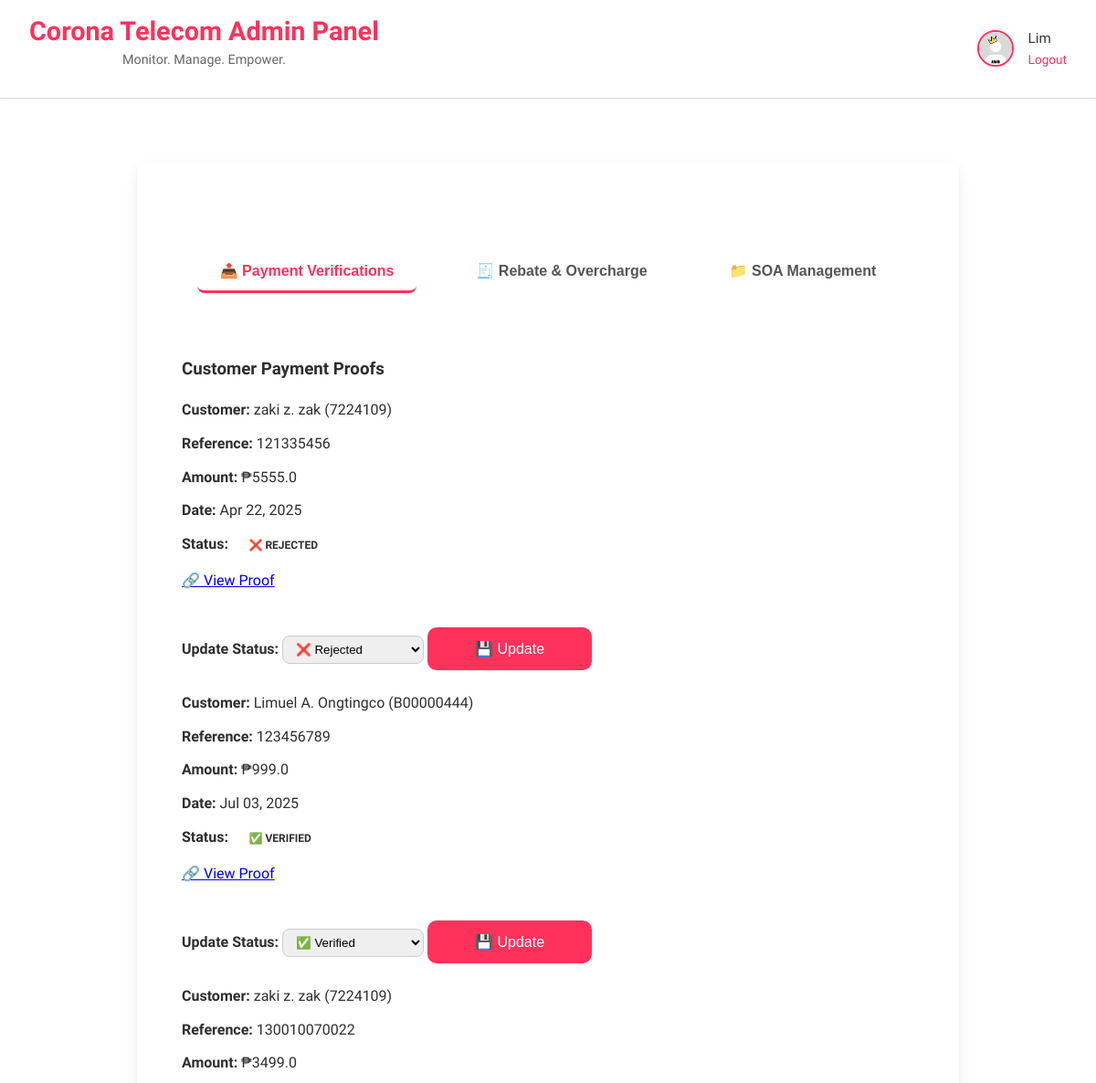
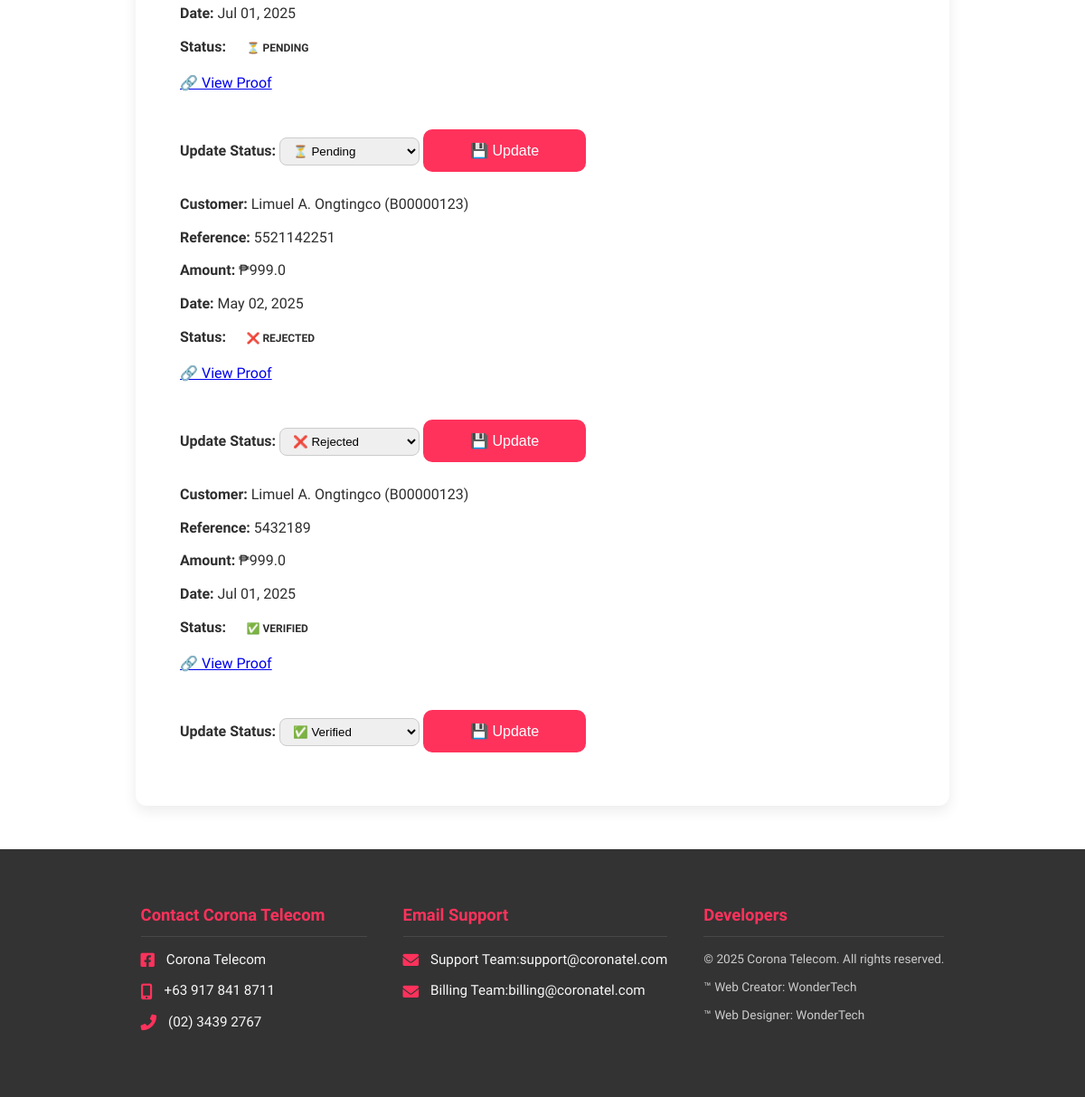
/admin/dashboard?tab=billing (signed in), run on the app's committed database (2 pictures, top to bottom).
### models.py (models this page shows, shortened)
class AdminUser(db.Model, UserMixin):
    id = db.Column(db.Integer, primary_key=True)
    email = db.Column(db.String(150), nullable=False)
    name = db.Column(db.String(100))
    password_hash = db.Column(db.String(255), nullable=False)
    avatar = db.Column(db.String(255))

class PaymentProof(db.Model):
    id = db.Column(db.Integer, primary_key=True)
    filename = db.Column(db.String(255))
    cx_id = db.Column(db.Integer, db.ForeignKey('cx.id'))
    uploaded_at = db.Column(db.DateTime, default=datetime.utcnow)
    reference_number = db.Column(db.String(100))
    payment_date = db.Column(db.Date)
    amount = db.Column(db.Float)
    status = db.Column(db.String(20), default='PENDING')  # PENDING, VERIFIED, REJECTED
    cx = db.relationship('Cx', backref='payment_proofs')

class Cx(db.Model, UserMixin):
    id = db.Column(db.Integer, primary_key=True)
    email = db.Column(db.String(120), unique=True, nullable=False)
    password = db.Column(db.String(200), nullable=False)  # Hashed password
    name = db.Column(db.String(120))
    avatar = db.Column(db.String(255), default='default.png')
    role = db.Column(db.String(10), nullable=False, default='customer')
    contact = db.Column(db.String(50))
    account_number = db.Column(db.String(50))
    internet_plan = db.Column(db.String(50))
    first_name = db.Column(db.String(50))
    middle_name = db.Column(db.String(50))
    middle_initial = db.Column(db.String(50)) # Kept this for historical reasons or if you plan to use it differently
    surname = db.Column(db.String(50))
    extension_name = db.Column(db.String(50)) # Added this column
    birthdate = db.Column(db.Date)
    gender = db.Column(db.String(20))
    location_country = db.Column(db.String(50))
    location_region = db.Column(db.String(50))
    location_province = db.Column(db.String(50))
    location_city = db.Column(db.String(50))
    location_barangay = db.Column(db.String(50))
    location_zip = db.Column(db.String(20))
    location_street = db.Column(db.String(100))
    payments = db.relationship('PaymentProof', backref='customer', lazy=True)
    requests = db.relationship('CxRequest', backref='customer', lazy=True)

### app.py (the view)
@app.route('/admin/dashboard')
@login_required
def admin_dashboard():
    if not isinstance(current_user, AdminUser):
        abort(403)
    tab = request.args.get('tab', 'overview')
    customers = Cx.query.all()
    payment_proofs = PaymentProof.query.order_by(PaymentProof.uploaded_at.desc()).all()
    customer_requests = CxRequest.query.order_by(CxRequest.created_at.desc()).all()
    template = 'admin/billing_tab.html' if tab == 'billing' else 'admin/dashboard.html'
    return render_template(
        template,
        active_tab=tab,
        customers=customers,
        payment_proofs=payment_proofs,
        customer_requests=customer_requests
    )

### app.py (called while the page is built)
@login_manager.user_loader
def load_user(user_id):
    user_type = session.get('user_type')
    if user_type == 'admin':
        return AdminUser.query.get(int(user_id))
    else:
        return Cx.query.get(int(user_id))  # Cx model for customers

### templates/admin/billing_tab.html (shortened to what this page needs)
{% extends "base.html" %}
{% block content %}
<div class="billing-section">
  <div class="billing-tabs-container">
    <button class="tab-btn active" onclick="showAdminTab('payments', this)">📤 Payment Verifications</button>
    <button class="tab-btn" onclick="showAdminTab('requests', this)">🧾 Rebate & Overcharge</button>
    <button class="tab-btn" onclick="showAdminTab('soa-tab', this)">📁 SOA Management</button>
  </div>
  <div id="payments" class="tab-content active">
    <h3>Customer Payment Proofs</h3>
    {% for proof in payment_proofs %}
    <div class="admin-proof-card">
      <p><strong>Customer:</strong> {{ proof.customer.name }} ({{ proof.customer.account_number }})</p>
      <p><strong>Reference:</strong> {{ proof.reference_number }}</p>
      <p><strong>Amount:</strong> ₱{{ proof.amount }}</p>
      <p><strong>Date:</strong> {{ proof.payment_date.strftime('%b %d, %Y') }}</p>
      <p><strong>Status:</strong>
        <span class="proof-status status-{{ proof.status | lower }}">
          {% if proof.status == 'VERIFIED' %}
            ✅ Verified
          {% elif proof.status == 'PENDING' %}
            ⏳ Pending
          {% elif proof.status == 'REJECTED' %}
            ❌ Rejected
          {% else %}
            {{ proof.status }}
          {% endif %}
        </span>
      </p>
      <p>
        <a href="{{ url_for('static', filename='uploads/' + proof.filename) }}" target="_blank">🔗 View Proof</a>
      </p>
      <form method="POST" action="{{ url_for('admin_update_payment_status', proof_id=proof.id) }}" class="mt-2">
        <label for="status_{{ proof.id }}"><strong>Update Status:</strong></label>
        <select name="status" id="status_{{ proof.id }}" required>
          <option value="PENDING" {% if proof.status == 'PENDING' %}selected{% endif %}>⏳ Pending</option>
          <option value="VERIFIED" {% if proof.status == 'VERIFIED' %}selected{% endif %}>✅ Verified</option>
          <option value="REJECTED" {% if proof.status == 'REJECTED' %}selected{% endif %}>❌ Rejected</option>
        </select>
        <button type="submit" class="action-btn">💾 Update</button>
      </form>
    </div>
    {% else %}
      <p>No payment proofs submitted yet.</p>
    {% endfor %}
  </div>
</div>
{% endblock %}

### templates/base.html (shortened to what this page needs)
<!DOCTYPE html>
<html lang="en">
<head>
  <link rel="stylesheet" href="https://cdnjs.cloudflare.com/ajax/libs/font-awesome/5.15.4/css/all.min.css">
  <link rel="stylesheet" href="https://cdnjs.cloudflare.com/ajax/libs/font-awesome/6.0.0-beta3/css/all.min.css">
  {% if config['ENV_MODE'] == 'production' %}
    <link rel="stylesheet" href="{{ url_for('static', filename='css/purged.css') }}">
  {% else %}
    <link rel="stylesheet" href="{{ url_for('static', filename='css/style.css') }}">
  {% endif %}
</head>
<body>
{% if current_user.is_authenticated and session.get('user_type') == 'admin' and current_user.__class__.__name__ == 'AdminUser' %}
  <header class="admin-header">
      <div class="admin-header-content">
          <div class="admin-title-group">
              <h1 class="admin-main-title">Corona Telecom Admin Panel</h1>
              <p class="admin-subtitle">Monitor. Manage. Empower.</p>
          </div>
          <div class="admin-user-controls">
              <img src="{{ url_for('static', filename='images/' + (current_user.avatar or 'admin.png')) }}" alt="Admin Avatar" class="admin-avatar">
              <div class="admin-user-info">
                  <span class="admin-name">{{ current_user.name or current_user.email }}</span>
                  <a href="{{ url_for('logout') }}" class="admin-logout-btn">Logout</a>
              </div>
          </div>
      </div>
  </header>
{% endif %}
 <main>
  {% block content %}{% endblock %}
</main>
 <footer class="main-footer">
    <div class="footer-content">
        <div class="footer-section contact-info">
            <h3>Contact Corona Telecom</h3>
            <p><i class="fab fa-facebook-square"></i> <a href="https://www.facebook.com/CoronaTelecom" target="_blank" rel="noopener noreferrer">Corona Telecom</a></p>
            <p><i class="fas fa-mobile-alt"></i> <a href="tel:+639123456789">+63 917 841 8711</a></p>
            <p><i class="fas fa-phone-alt"></i>  <a href="tel:+63821234567">(02) 3439 2767</a></p>
        </div>
        <div class="footer-section email-info">
            <h3>Email Support</h3>
            <p><i class="fas fa-envelope"></i> Support Team: <a href="mailto:support@coronatel.com">support@coronatel.com</a></p>
            <p><i class="fas fa-envelope"></i> Billing Team: <a href="mailto:billing@coronatel.com">billing@coronatel.com</a></p>
        </div>
        <div class="footer-section footer-bottom">
        <h3>Developers</h3>
        <p>&copy; 2025 Corona Telecom. All rights reserved.</p>
		<p>&trade; Web Creator: WonderTech</p>
		<p>&trade; Web Designer: WonderTech</p>
    </div>
</footer>
</body>
</html>

### data on the page
AdminUser: name "Lim"
PaymentProof: customer.name "zaki z. zak", customer.account_number "7224109", reference_number "121335456", amount "5555.0", payment_date "Apr 22, 2025", shows "❌ REJECTED", status "❌ Rejected"
PaymentProof: customer.name "Limuel A. Ongtingco", customer.account_number "B00000444", reference_number "123456789", amount "999.0", payment_date "Jul 03, 2025", shows "✅ VERIFIED", status "✅ Verified"
PaymentProof: customer.name "zaki z. zak", customer.account_number "7224109", reference_number "130010070022", amount "3499.0", payment_date "Jul 01, 2025", shows "⏳ PENDING", status "⏳ Pending"
PaymentProof: customer.name "Limuel A. Ongtingco", customer.account_number "B00000123", reference_number "5521142251", amount "999.0", payment_date "May 02, 2025", shows "❌ REJECTED", status "❌ Rejected"
PaymentProof: customer.name "Limuel A. Ongtingco", customer.account_number "B00000123", reference_number "5432189", amount "999.0", payment_date "Jul 01, 2025", shows "✅ VERIFIED", status "✅ Verified"
